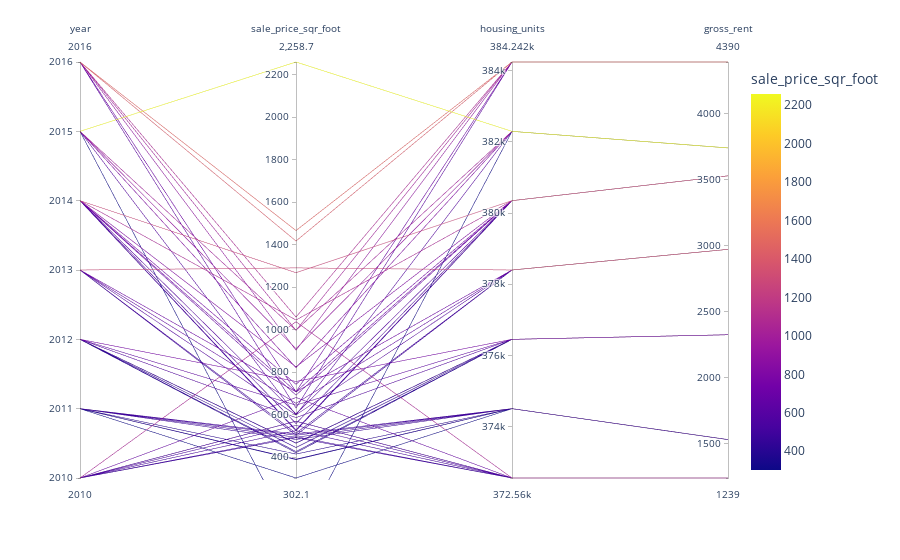

Notebook code cell kept with this figure:
### Code cell
# Parallel Coordinates Plot
px.parallel_coordinates(df_expensive_neighborhoods_per_year, color='sale_price_sqr_foot')
